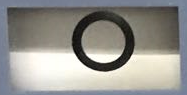
#> input picture images/meterReader/contact7.png, 187 x 95 px
$ python fin.py
#> lines starting #> are read from the running program, lines starting #| are printed output that depends on the picture
#############
# LIBRARIEShttps://stackoverflow.com/questions/47745541/shadow-removal-in-python-opencv
# http://link.springer.com/article/10.1007/s11263-009-0243-z
# http://www.computer.org/csdl/trans/tp/2006/01/i0059-abs.html
#############
import numpy as np
import cv2
import os
import sys
import matplotlib.image as mpimg
import matplotlib.pyplot as plt
from PIL import Image
import scipy
from scipy.optimize import leastsq
from scipy.stats.mstats import gmean
from scipy.signal import argrelextrema
from scipy.stats import entropy
from scipy.signal import savgol_filter


path = r'../../images/meterReader/contact7.png'

#############
# PROGRAM
#############
if __name__ == '__main__':

    #-----------------------------------
    ## 1. Create Chromaticity Vectors ##
    #-----------------------------------

    # Get Image
    img = cv2.imread(path)
#> img is the input picture: shape (95, 187, 3); mean B, G, R 143.4, 148.4, 149.7
    img = cv2.cvtColor(img, cv2.COLOR_BGR2RGB)
    h, w = img.shape[:2]
#> h = 95; w = 187

    plt.imshow(img)
    plt.title('Original')
    plt.show()

    img = cv2.GaussianBlur(img, (5,5), 0)

    # Separate Channels
    r, g, b = cv2.split(img)

    im_sum = np.sum(img, axis=2)
    im_mean = gmean(img, axis=2)

    # Create "normalized", mean, and rg chromaticity vectors
    #  We use mean (works better than norm). rg Chromaticity is
    #  for visualization
    n_r = np.ma.divide( 1.*r, g )
    n_b = np.ma.divide( 1.*b, g )
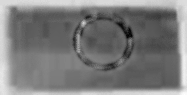
#> n_b: shape (95, 187) float64; min 0.724, max 1.22, mean 0.965; drawn with min black and max white

    mean_r = np.ma.divide(1.*r, im_mean)
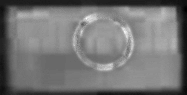
#> mean_r: shape (95, 187) float64; min 0.877, max 1.19, mean 1.02; drawn with min black and max white
    mean_g = np.ma.divide(1.*g, im_mean)
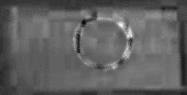
#> mean_g: shape (95, 187) float64; min 0.935, max 1.13, mean 1.01; drawn with min black and max white
    mean_b = np.ma.divide(1.*b, im_mean)

    rg_chrom_r = np.ma.divide(1.*r, im_sum)
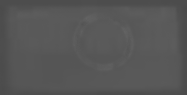
#> rg_chrom_r: shape (95, 187) float64; min 0.29, max 0.392, mean 0.34
    rg_chrom_g = np.ma.divide(1.*g, im_sum)
    rg_chrom_b = np.ma.divide(1.*b, im_sum)

    # Visualize rg Chromaticity --> DEBUGGING
    rg_chrom = np.zeros_like(img)

    rg_chrom[:,:,0] = np.clip(np.uint8(rg_chrom_r*255), 0, 255)
    rg_chrom[:,:,1] = np.clip(np.uint8(rg_chrom_g*255), 0, 255)
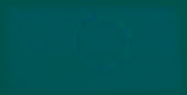
#> rg_chrom: shape (95, 187, 3); mean of channels 0, 1, 2 86.2, 85.2, 0; drawn as B, G, R
    rg_chrom[:,:,2] = np.clip(np.uint8(rg_chrom_b*255), 0, 255)

    plt.imshow(rg_chrom)
    plt.title('rg Chromaticity')
    plt.show()

    #-----------------------
    ## 2. Take Logarithms ##
    #-----------------------

    l_rg = np.ma.log(n_r)
    l_bg = np.ma.log(n_b)

    log_r = np.ma.log(mean_r)
    log_g = np.ma.log(mean_g)
    log_b = np.ma.log(mean_b)

    # [5 lines of commented-out code are left out]

    rho = cv2.merge((log_r, log_g, log_b))
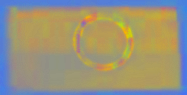
#> rho: shape (95, 187, 3) float64; mean R, G, B 0.0197, 0.00968, -0.0293; drawn with min black and max white

    # Visualize Logarithms --> DEBUGGING
    plt.scatter(l_rg, l_bg, s = 2)
    plt.xlabel('Log(R/G)')
    plt.ylabel('Log(B/G)')
    plt.title('Log Chromaticities')
    plt.show()

    plt.scatter(log_r, log_b, s = 2)
    plt.xlabel('Log( R / 3root(R*G*B) )')
    plt.ylabel('Log( B / 3root(R*G*B) )')
    plt.title('Geometric Mean Log Chromaticities')
    plt.show()

    #----------------------------
    ## 3. Rotate through Theta ##
    #----------------------------
    u = 1./np.sqrt(3)*np.array([[1,1,1]]).T
    I = np.eye(3)

    tol = 1e-15

    P_u_norm = I - u.dot(u.T)
    U_, s, V_ = np.linalg.svd(P_u_norm, full_matrices = False)

    s[ np.where( s <= tol ) ] = 0.

    U = np.dot(np.eye(3)*np.sqrt(s), V_)
    U = U[ ~np.all( U == 0, axis = 1) ].T

    # Columns are upside down and column 2 is negated...?
    U = U[::-1,:]
    U[:,1] *= -1.

    ##  TRUE ARRAY:
    ##
    ##  U = np.array([[ 0.70710678,  0.40824829],
    ##                [-0.70710678,  0.40824829],
    ##                [ 0.        , -0.81649658]])

    chi = rho.dot(U)

    # Visualize chi --> DEBUGGING
    plt.scatter(chi[:,:,0], chi[:,:,1], s = 2)
    plt.xlabel('chi1')
    plt.ylabel('chi2')
    plt.title('2D Log Chromaticities')
    plt.show()
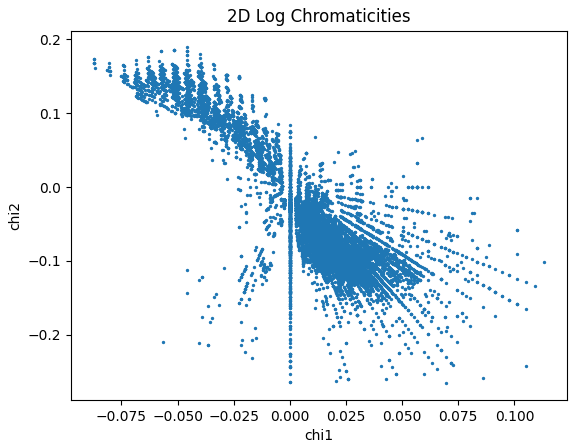
#> figure drawn by matplotlib, 1 panel

    e = np.array([[np.cos(np.radians(np.linspace(1, 180, 180))), \
                   np.sin(np.radians(np.linspace(1, 180, 180)))]])

    gs = chi.dot(e)

#> (the run stopped early here; a loop or call above may not have finished)

$ run again, with images/meterReader/contact1.png copied over images/meterReader/contact7.png
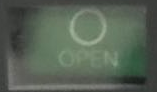
#> input picture images/meterReader/contact1.png, 157 x 92 px
#> img is the input picture: shape (92, 157, 3); mean B, G, R 85.6, 98.6, 87.4
#> `rho = cv2.merge((log_r, log_g, log_b))`:
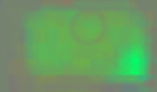
#> rho: shape (92, 157, 3) float64; mean R, G, B -0.0335, 0.0831, -0.0493; drawn with min black and max white
#> `plt.show()`:
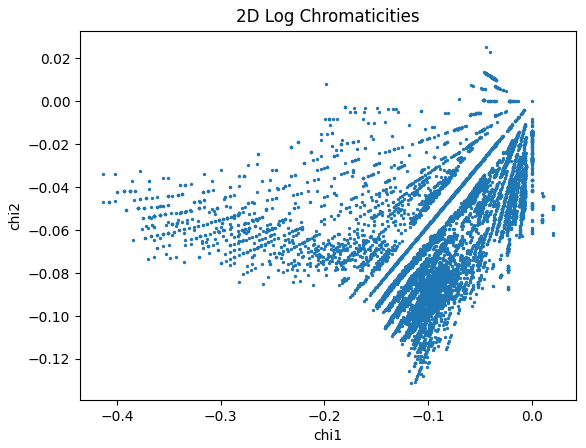
#> figure drawn by matplotlib, 1 panel

$ run again, with images/meterReader/contact3.png copied over images/meterReader/contact7.png
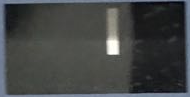
#> input picture images/meterReader/contact3.png, 190 x 97 px
#> img is the input picture: shape (97, 190, 3); mean B, G, R 69.2, 69.2, 66.7
#> `rho = cv2.merge((log_r, log_g, log_b))`:
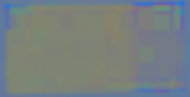
#> rho: shape (97, 190, 3) float64; mean R, G, B -0.0249, 0.0121, 0.0128; drawn with min black and max white
#> `plt.show()`:
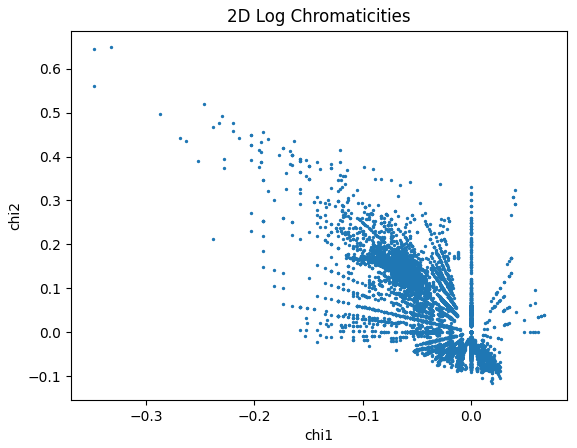
#> figure drawn by matplotlib, 1 panel
